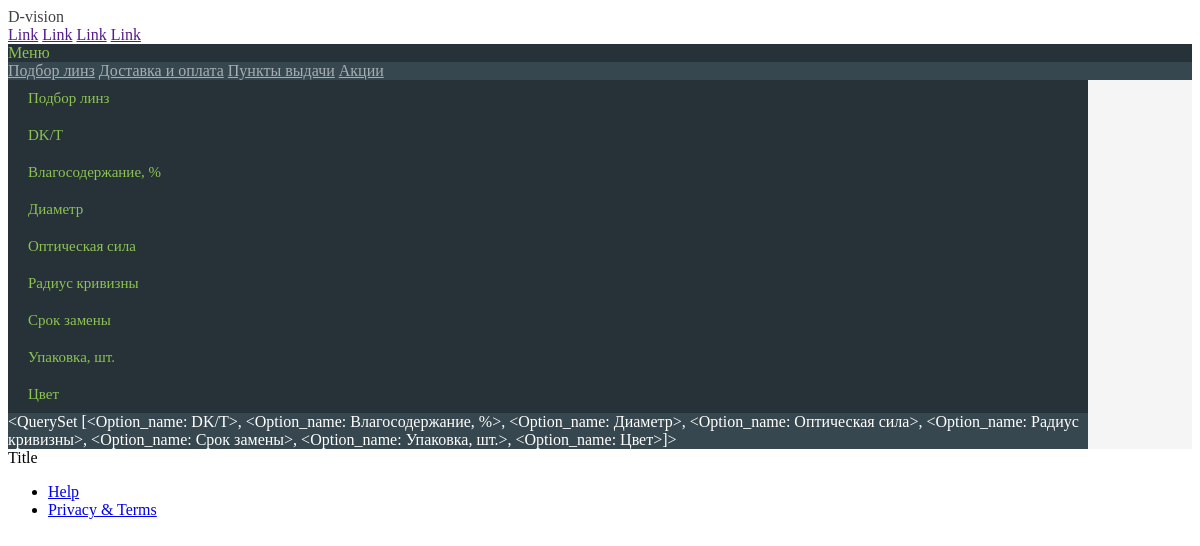
/filter/, run on the app's committed database.
### catalog/models.py (models this page shows)
class Option_name(models.Model):
    name = models.CharField(max_length=100)
    class Meta:
        ordering = ['name']
    def __str__(self):
        return self.name

### catalog/views.py (the view)
# urls.py: url(r'^filter/$', views.filter, name='filter'),
def filter(request):
    filters = Option_name.objects.filter(Q(int_opt__spec_prod__product__prod_type__name='Линзы') \
                                             | Q(text_opt__spec_prod__product__prod_type__name='Линзы') \
                                             | Q(float_opt__spec_prod__product__prod_type__name='Линзы')).distinct()
    context = {
        'filters': filters,
        'manufacturers': set(Mark.objects.filter(product__prod_type__name='Линзы')),
    }
    return render_to_response('catalog/filter.html', context)

### catalog/templates/catalog/filter.html (shortened to what this page needs)
{% extends "base.html" %}
{% block content %}
<div class="mdl-grid">
    <div class="mdl-cell mdl-cell--3-col">
        <div class="my-filter">
            <div class="my-filter__title">
                Подбор линз
            </div>
            {% for filter in filters %}
            <div class="my-filter-block">
                <div class="my-filter-block__title">{{filter.name}}</div>
            </div>
            {% endfor %}
            {{filters}}
        </div>
    </div>
</div>
{% endblock %}

### templates/base.html (style rules this page uses)
.mdl-grid { max-width: 1080px; }
.mdl-cell { box-sizing: border-box; background-color: #BDBDBD; color: white; }

### catalog/templates/catalog/filter.html (style rules this page uses)
.my-filter { background-color: #37474f; }
.my-filter__title { padding: 10px 20px; color: #8dc351; font-size: 15px; background: #263238; }
.my-filter-block__title { padding: 10px 20px; color: #8dc351; font-size: 15px; background: #263238; }

### data on the page
Option_name: name "DK/T", name.name "<QuerySet [<Option_name: DK/T>, <Option_name: Влагосодержание, %>, <Option_name: Диаметр>, <Option_name: Оптическая сила>, <Option_name: Радиус кривизны>, <Option_name: Срок замены>, <Option_name: Упаковка, шт.>, <Option_name: Цвет>]>"
Option_name: name "Влагосодержание, %"
Option_name: name "Диаметр"
Option_name: name "Оптическая сила"
Option_name: name "Радиус кривизны"
Option_name: name "Срок замены"
Option_name: name "Упаковка, шт."
Option_name: name "Цвет"
